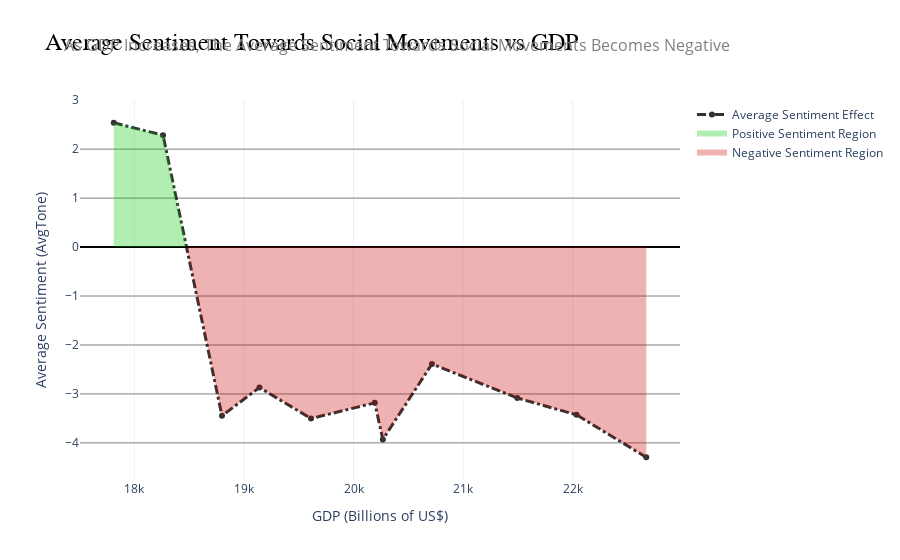

Notebook source saved alongside this figure:
### Code cell
# Open database connection
database_path = "../../data/processed/social_movements.db"
db_connection = sqlite3.connect(database_path)

# Initialize dictionary to store sentiment data for social movements
social_movement_sentiments = {}

# Query sentiment data for each movement
for movement_name, keyword_list in keywords.items():
    search_conditions = " OR ".join([f"SOURCEURL LIKE '%{keyword}%'" for keyword in keyword_list])
    
    sentiment_query = f"""
    SELECT 
        SUBSTR(Date, 1, 4) AS Year, 
        AVG(AvgTone) AS AverageSentiment
    FROM SocialMovements
    WHERE {search_conditions}
    GROUP BY Year
    ORDER BY Year;
    """

    # Execute query and store results in dictionary
    sentiment_dataframe = pd.read_sql_query(sentiment_query, db_connection)
    
    # Store only non-empty datasets
    if not sentiment_dataframe.empty:
        social_movement_sentiments[movement_name] = sentiment_dataframe

# Query GDP data
gdp_query = "SELECT Date, GDP_Billions FROM FRED"
gdp_dataframe = pd.read_sql_query(gdp_query, db_connection)

# Extract Year from the 'Date' column and convert to integer
gdp_dataframe["Year"] = pd.to_datetime(gdp_dataframe["Date"]).dt.year.astype(int)

# Ensure "Year" column in all sentiment data is integer type
for movement in social_movement_sentiments:
    social_movement_sentiments[movement]["Year"] = social_movement_sentiments[movement]["Year"].astype(int)

# Merge GDP data with sentiment data for each movement
merged_sentiment_gdp_data = {}
for movement, sentiment_data in social_movement_sentiments.items():
    merged_dataframe = pd.merge(sentiment_data, gdp_dataframe[['Year', 'GDP_Billions']], on="Year", how="inner")
    merged_sentiment_gdp_data[movement] = merged_dataframe


# Compute "Average Sentiment Effect" across all movements
concatenated_sentiments = pd.concat([df[['Year', 'AverageSentiment']] for df in merged_sentiment_gdp_data.values()])
yearly_average_sentiment = concatenated_sentiments.groupby('Year').mean().reset_index()

# Merge with GDP data and ensure proper sorting
average_sentiment_with_gdp = pd.merge(yearly_average_sentiment, gdp_dataframe[['Year', 'GDP_Billions']], on='Year', how='left')
sorted_average_sentiment = average_sentiment_with_gdp.sort_values('GDP_Billions')

# Create interactive plot using Plotly
fig = go.Figure()

# Add a line for "Average Sentiment Effect"
fig.add_trace(go.Scatter(
    x=sorted_average_sentiment['GDP_Billions'],  
    y=sorted_average_sentiment['AverageSentiment'],
    mode='lines+markers',
    name='Average Sentiment Effect',
    line=dict(color='black', width=3, dash="dashdot"),
    opacity=0.8
))

import numpy as np

# Identify zero crossings
x_vals = sorted_average_sentiment['GDP_Billions'].values
y_vals = sorted_average_sentiment['AverageSentiment'].values

pos_x, pos_y = [], []
neg_x, neg_y = [], []

for i in range(len(y_vals) - 1):
    x1, y1 = x_vals[i], y_vals[i]
    x2, y2 = x_vals[i + 1], y_vals[i + 1]

    # If both points are above zero, add to positive list
    if y1 > 0 and y2 > 0:
        pos_x.append(x1)
        pos_y.append(y1)

    # If both points are below zero, add to negative list
    elif y1 < 0 and y2 < 0:
        neg_x.append(x1)
        neg_y.append(y1)

    # If a zero crossing occurs, interpolate the exact crossing point
    elif y1 * y2 < 0:
        x_cross = x1 - y1 * (x2 - x1) / (y2 - y1)  # Linear interpolation
        y_cross = 0  # Always at y=0

        pos_x.append(x1) if y1 > 0 else neg_x.append(x1)
        pos_y.append(y1) if y1 > 0 else neg_y.append(y1)

        pos_x.append(x_cross)
        pos_y.append(y_cross)
        neg_x.append(x_cross)
        neg_y.append(y_cross)

# Ensure last point is included
if y_vals[-1] > 0:
    pos_x.append(x_vals[-1])
    pos_y.append(y_vals[-1])
else:
    neg_x.append(x_vals[-1])
    neg_y.append(y_vals[-1])

# Create interactive plot using Plotly
fig = go.Figure()

# Add a line for "Average Sentiment Effect"
fig.add_trace(go.Scatter(
    x=x_vals,  
    y=y_vals,
    mode='lines+markers',
    name='Average Sentiment Effect',
    line=dict(color='black', width=3, dash="dashdot"),
    opacity=0.8
))

# Add green fill for positive sentiment (above y=0)
fig.add_trace(go.Scatter(
    x=pos_x,
    y=pos_y,
    fill='tozeroy',
    mode='none',  # Hide line markers
    fillcolor='rgba(0, 200, 0, 0.3)',  # Semi-transparent green
    name="Positive Sentiment Region"
))

# Add red fill for negative sentiment (below y=0)
fig.add_trace(go.Scatter(
    x=neg_x,
    y=neg_y,
    fill='tozeroy',
    mode='none',
    fillcolor='rgba(200, 0, 0, 0.3)',  # Semi-transparent red
    name="Negative Sentiment Region"
))

# Configure layout
fig.update_layout(
    title="Average Sentiment Towards Social Movements vs GDP",
    title_font=dict(size=24, family="Arial, sans-serif", color="black"),
    
    annotations=[
        dict(
            x=-0.03,
            y=1.18,
            xref="paper",
            yref="paper",
            text="As GDP Increases, The Average Sentiment Towards Social Movements Becomes Negative",
            showarrow=False,
            font=dict(size=16, color="gray"),  # Subtitle text style
            align="center"
        )
    ],

    yaxis=dict(
        zeroline=True, 
        zerolinecolor='black',  # Darker y=0 line
        zerolinewidth=2,  # Make y=0 line thicker
        gridcolor='gray',  # Grid lines color
        showgrid=True
    ),
    
    xaxis_title="GDP (Billions of US$)",
    yaxis_title="Average Sentiment (AvgTone)",
    template="plotly_white",  # Clean theme
    paper_bgcolor='rgba(0,0,0,0)',  # Set paper/figure to transparent
    plot_bgcolor='rgba(0,0,0,0)',  # Set plot background to transparent
)

# Display the figure
fig.show()

# Save as an interactive HTML file
output_path = "../../website/figures/average_social_movements_interactive_plot.html"
pio.write_html(fig, output_path)

# Close the database connection
db_connection.close()

### Figure 1 — Plotly figure (JSON) as saved in the notebook; plotly's stock layout.template omitted (floating-point values rounded to 4 significant figures)
{"data": [{"line": {"color": "black", "dash": "dashdot", "width": 3}, "mode": "lines+markers", "name": "Average Sentiment Effect", "opacity": 0.8, "type": "scatter", "x": [17810.0, 18260.0, 18800.0, 19140.0, 19610.0, 20190.0, 20270.0, 20720.0, 21490.0, 22030.0, 22670.0], "y": [2.539, 2.284, -3.446, -2.868, -3.502, -3.182, -3.928, -2.389, -3.083, -3.426, -4.293]}, {"fill": "tozeroy", "fillcolor": "rgba(0, 200, 0, 0.3)", "mode": "none", "name": "Positive Sentiment Region", "type": "scatter", "x": [17810.0, 18260.0, 18480.0], "y": [2.539, 2.284, 0]}, {"fill": "tozeroy", "fillcolor": "rgba(200, 0, 0, 0.3)", "mode": "none", "name": "Negative Sentiment Region", "type": "scatter", "x": [18480.0, 18800.0, 19140.0, 19610.0, 20190.0, 20270.0, 20720.0, 21490.0, 22030.0, 22670.0], "y": [0, -3.446, -2.868, -3.502, -3.182, -3.928, -2.389, -3.083, -3.426, -4.293]}], "layout": {"annotations": [{"align": "center", "font": {"color": "gray", "size": 16}, "showarrow": false, "text": "As GDP Increases, The Average Sentiment Towards Social Movements Becomes Negative", "x": -0.03, "xref": "paper", "y": 1.18, "yref": "paper"}], "paper_bgcolor": "rgba(0,0,0,0)", "plot_bgcolor": "rgba(0,0,0,0)", "title": {"font": {"color": "black", "family": "Arial, sans-serif", "size": 24}, "text": "Average Sentiment Towards Social Movements vs GDP"}, "xaxis": {"title": {"text": "GDP (Billions of US$)"}}, "yaxis": {"gridcolor": "gray", "showgrid": true, "title": {"text": "Average Sentiment (AvgTone)"}, "zeroline": true, "zerolinecolor": "black", "zerolinewidth": 2}}}
